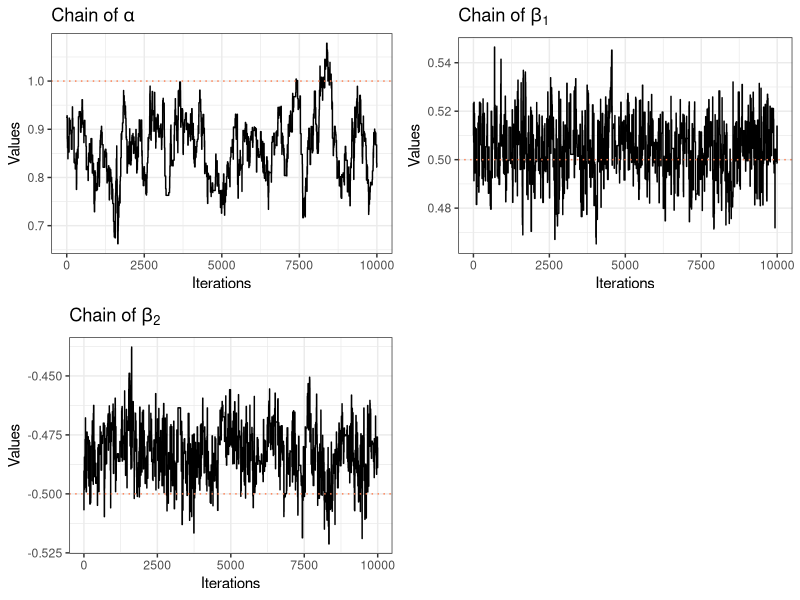
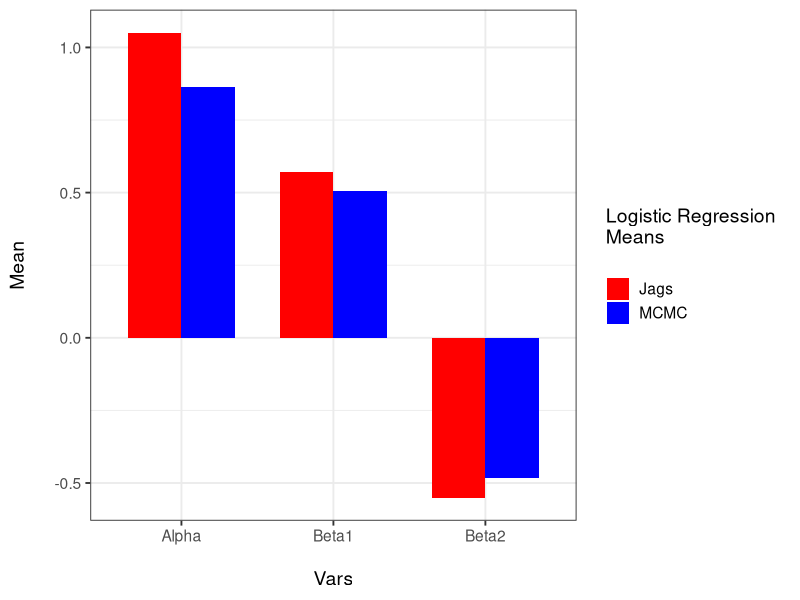

Recreate these plots in R, in order.
# ------------------------------------------------------------------ #
# Description: Metropolis-Hastings for Bayesian logistic regression  #
#              with a Multivariate Normal as prior for betas.        #
# Author: Alan Inglis                                                #
# Last modification: 18/12/2018                                      #
# ------------------------------------------------------------------ #

library(MASS)
library(ggplot2)
library(gridExtra)
library(progress)

## Defining simulation size, burn-in, etc
## --------------------------------------
set.seed(123)
Niter <- 10000
BurnIn <- 5000
TotIter <- Niter+BurnIn
k <- 1
j <- 1
T <- 10000
alpha <- 1
b1 <- 0.5
b2 <- -0.5
P <- c(alpha,b1,b2)
AuxBurnIn <- 1

## Simulate data
## -----------------
x0 <- rep(1,T)
x1 <- runif(T, 0, 10)
x2 <- runif(T, 0, 10)

X <- cbind(x0, x1, x2)
logit_p = alpha + b1 * x1 + b2 * x2
p =  exp(logit_p)/(1+exp(logit_p)) # Inverse Logit
y <- rbinom(n = T, size = 1, prob = p)

## Defining prior distributions and the values of the hyperparameters
## ----------------------------
## Beta ~ N(mu, sigma)
## ----------------------------
mu = c(0,0,0)
Sigma <- diag(3)*100
Sigma_inv <- solve(Sigma)

## Data frame that will store MCMC values for betas
## ------------------------------------------------
SaveResults <- as.data.frame(matrix(data = NA, nrow = Niter, ncol = length(P)+1))
colnames(SaveResults) <- c('Iter', 'Alpha', 'Beta1', 'Beta2')

## Initial values for Beta
## ------------------------
MCMCBetasI <- c(0,0,0)
V = diag(3)*0.0005 # Constructs a diagonal matrix

## Metropolis-Hastings
## -----------------------------------
pb <- progress_bar$new(
  format = "  iterations [:bar] :percent done",
  total = TotIter, clear = FALSE, width= 60) # Displays progress bar for iterations

for(i in 1:TotIter){
  pb$tick()
  # Proposal distribution for beta
  MCMCBetasC <- mvrnorm(1, MCMCBetasI, V)
  
  # Metropolis ratio
  ratio <- ((-k * sum(log(1 + exp(X%*%MCMCBetasC)))  + sum(y * X%*%MCMCBetasC) - (1/2) * t(MCMCBetasC - mu)%*%Sigma_inv%*%(MCMCBetasC - mu)) -
              ((-k * sum(log(1 + exp(X%*%MCMCBetasI)))) + sum(y * X%*%MCMCBetasI) - (1/2) * t(MCMCBetasI - mu)%*%Sigma_inv%*%(MCMCBetasI - mu)))
  
  # Accept/reject step
  if(runif(1) < min(1, exp(ratio)))
  {MCMCBetasI <- MCMCBetasC
  j <- j+1}
  
  # Store values
  if (i > BurnIn){
    SaveResults[AuxBurnIn,] <- c(AuxBurnIn, MCMCBetasI)
    AuxBurnIn <- AuxBurnIn + 1
  }
}

## Acceptance rate
acceptance <- j/TotIter
acceptance

## Plots
## -----
Chainalpha <- ggplot(SaveResults, aes(x=Iter)) +
  geom_line(aes(y=Alpha)) +
  labs(title=expression(paste('Chain of ', alpha)),
       x='Iterations',
       y='Values') +
  geom_hline(yintercept=P[1], linetype = 'dotted', color='coral') +
  theme_bw()

ChainB1 <- ggplot(SaveResults, aes(x=Iter)) +
  geom_line(aes(y=Beta1)) +
  labs(title=expression(paste('Chain of ', beta[1])),
       x='Iterations',
       y='Values') +
  geom_hline(yintercept=P[2], linetype = 'dotted', color='coral') +
  theme_bw()

ChainB2 <- ggplot(SaveResults, aes(x=Iter)) +
  geom_line(aes(y=Beta2)) +
  labs(title=expression(paste('Chain of ', beta[2])),
       x='Iterations',
       y='Values') +
  geom_hline(yintercept=P[3], linetype = 'dotted', color='coral') +
  theme_bw()

grid.arrange(Chainalpha, ChainB1, ChainB2, ncol = 2)

# Comparison:
#---------------------------------------------------------------------
# Checking the posterior estimates ----------------------
alpha_est <- mean(SaveResults$Alpha)
beta1_est <- mean(SaveResults$Beta1)
beta2_est <- mean(SaveResults$Beta2)

means_MCMC = c(alpha_est, beta1_est, beta2_est)
means_JAGS = c(1.05, 0.57, -0.55)
sd_JAGS = c(0.2277933, 0.04452061, 0.04181527)

# load needed libraries---------------------------------
library(reshape2)

# Data Frame--------------------------------------------
Name1 <- c('Alpha', 'Beta1', "Beta2")
myData <- data.frame( Name1, means_JAGS, means_MCMC)

# reshape data into long format------------------------
myDATAlong <- melt(myData)

# make the plot----------------------------------------
ggplot(myDATAlong) +
  geom_bar(aes(x = Name1, y = value, fill = variable), 
           stat="identity", position = "dodge", width = 0.7) +
  scale_fill_manual("Logistic Regression \nMeans\n", values = c("red","blue"), 
                    labels = c("Jags", "MCMC")) +
  labs(x="\nVars",y="Mean\n") +
  theme_bw(base_size = 14)
